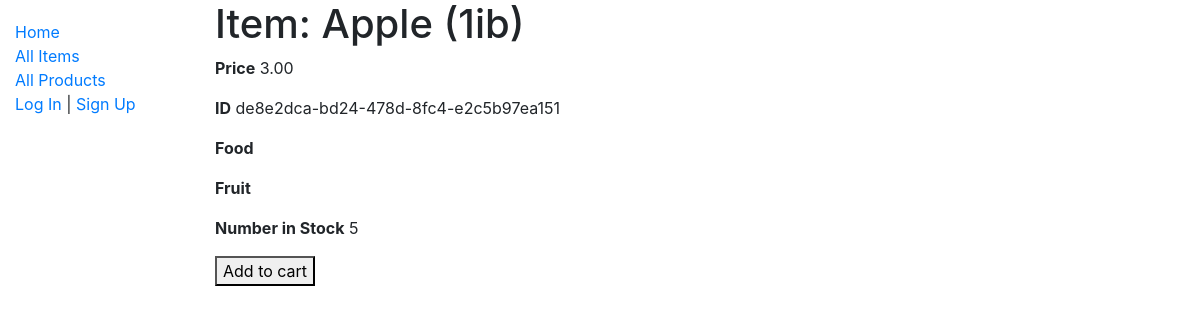
Before: /custport/iteminstance/de8e2dca-bd24-478d-8fc4-e2c5b97ea151 with the older database file.
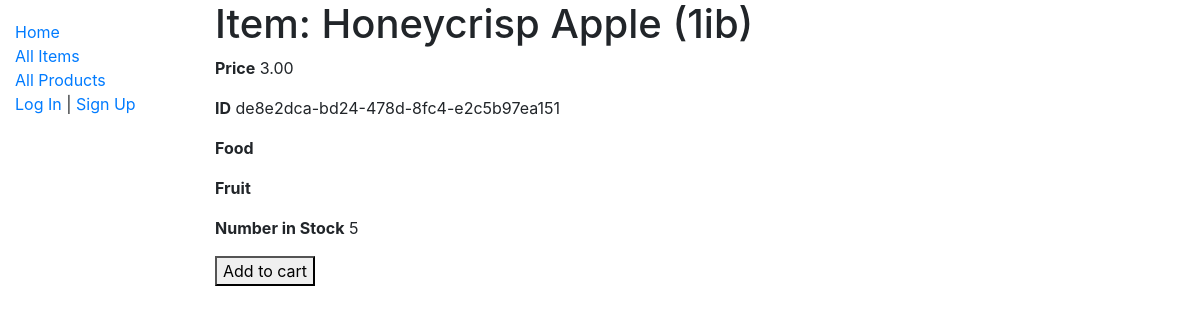
After: the same page with the newer database file.
### custport/models.py (models this page shows, shortened)
class ItemInstance(models.Model):
    id = models.UUIDField(primary_key=True, default=uuid.uuid4, help_text='Unique ID for this Item')
    item = models.ForeignKey('Item', on_delete=models.SET_NULL, null=True)
    order = models.ForeignKey('Order', on_delete=models.SET_NULL, null=True, blank=True)
    cart = models.ForeignKey('Cart', on_delete=models.SET_NULL, null=True, blank=True)
    expirydate = models.DateField(null=True, blank=True)
    AVAILABILITY = (
    ('a','Available'),
    ('c', 'Cart'),
    ('o','Order'),
    )
    status = models.CharField(
        max_length=1,
        choices=AVAILABILITY,
        blank=True,
        default='a',
        help_text='Item availability',
    )

class Item(models.Model):
    name = models.CharField(max_length=200)
    product_type = models.ManyToManyField('Product', help_text='Select a Product Type')
    price = models.DecimalField(max_digits=10 ,decimal_places=2, default=0.00)
    picture = models.ImageField(upload_to='images/', default='images/default.png')

### custport/views.py (the view)
# urls.py: path('iteminstance/<str:pk>', views.ItemInstanceDetailView.as_view(), name='iteminstance-detail'),
class ItemInstanceDetailView(generic.DetailView):
    model = ItemInstance

### custport/models.py (called while the page is built)
    def __str__(self):
        return self.name

### custport/templates/custport/iteminstance_detail.html (shortened to what this page needs)
{% extends "base_generic.html" %}
{% block content %}
  <h1>Item: {{ iteminstance.item.name }}</h1>
  <p><strong>Price</strong> {{ iteminstance.item.price }}</p>
  <p><strong>ID</strong> {{ iteminstance.id }}</p>
  {% for product_type in iteminstance.item.product_type.all %}
      <p><strong>{{ product_type }}</strong></p>
  {% endfor %}
  <p><strong>Number in Stock</strong> {{ iteminstance.item.iteminstance_set.all.count }}</p>
  <form action="{% url 'addToCart' iteminstance.id %}" method="post">
    <button type="submit" value="Add to cart">Add to cart</button>
  </form>
{% endblock %}

Changed rows visible on the page:
changed through a linked row, ItemInstance "de8e2dca-bd24-478d-8fc4-e2c5b97ea151": item.name "Apple (1ib)" → "Honeycrisp Apple (1ib)"
